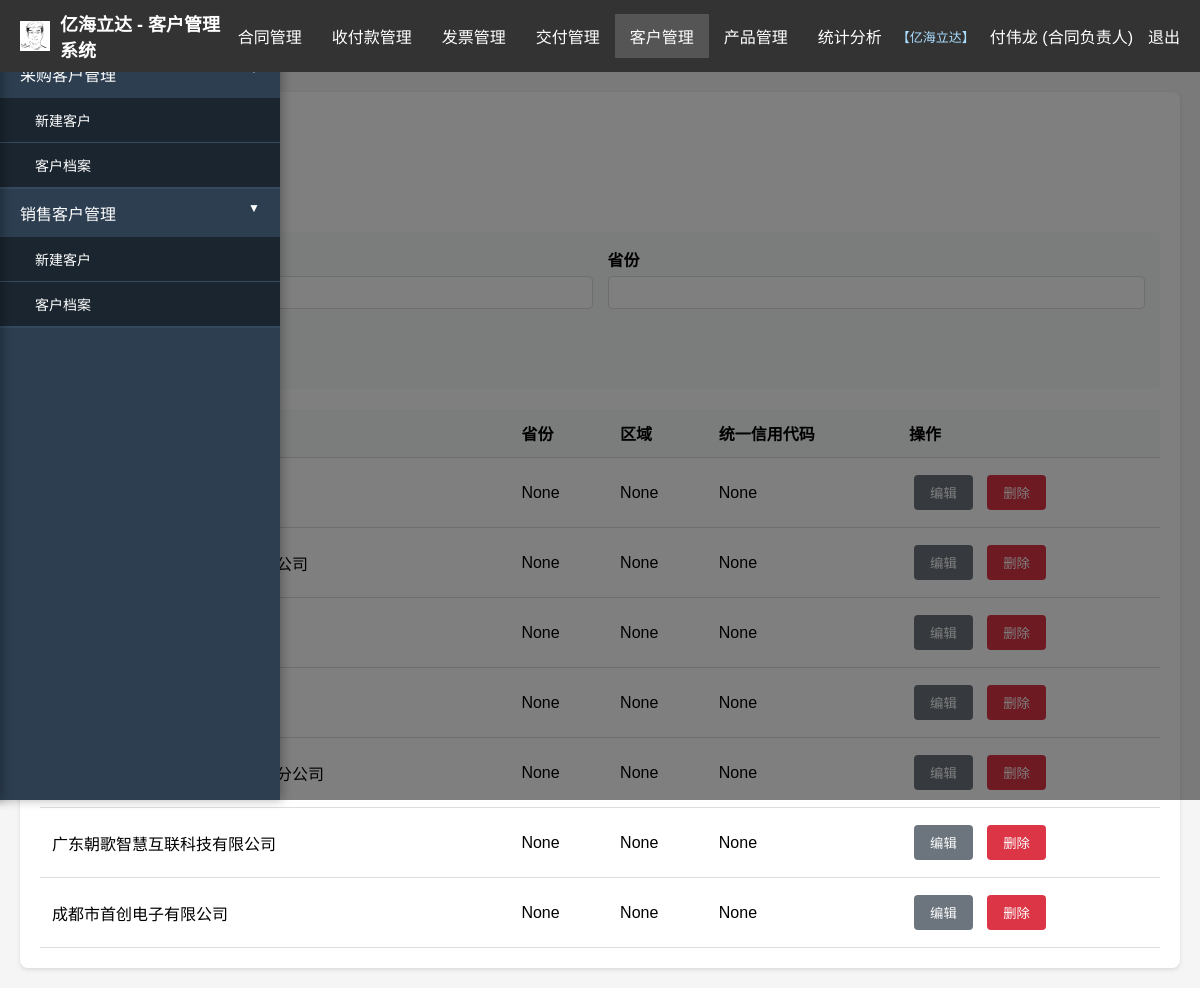
The app's page /customers (signed in) with its own data.
### models.py (models this page shows, shortened)
class TenantCustomer(db.Model):
    id = db.Column(db.Integer, primary_key=True)
    name = db.Column(db.String(200), nullable=False, unique=True)
    description = db.Column(db.String(500))
    created_at = db.Column(db.DateTime, default=datetime.utcnow)
    system_name = db.Column(db.String(200))
    company_name = db.Column(db.String(200))
    logo_file = db.Column(db.String(200))
    trial_expires_at = db.Column(db.DateTime, nullable=True)
    users = db.relationship('User', backref='tenant', lazy=True)

class User(db.Model):
    id = db.Column(db.Integer, primary_key=True)
    username = db.Column(db.String(50), nullable=False)
    __table_args__ = (db.UniqueConstraint('username', 'customer_id', name='uq_user_username_tenant'),)
    password_hash = db.Column(db.String(200), nullable=False)
    role = db.Column(db.String(50), nullable=False)
    permissions = db.Column(db.String(500))
    created_at = db.Column(db.DateTime, default=datetime.utcnow)
    customer_id = db.Column(db.Integer, db.ForeignKey('tenant_customer.id'), nullable=True)
    organization_id = db.Column(db.Integer, db.ForeignKey('organization.id'), nullable=True)

class Customer(db.Model):
    id = db.Column(db.Integer, primary_key=True)
    name = db.Column(db.String(200), nullable=False)
    province = db.Column(db.String(50))
    region = db.Column(db.String(50))
    credit_code = db.Column(db.String(100))
    created_at = db.Column(db.DateTime, default=datetime.utcnow)
    customer_id = db.Column(db.Integer, db.ForeignKey('tenant_customer.id'), nullable=True)
    business_type = db.Column(db.String(20), default='销售')

### app.py (the view)
@app.route('/customers')
@login_required
def customers():
    user_id = session.get('user_id')
    perms = get_user_function_permissions(user_id)
    has_customer_perm = any('客户' in p for p in perms)
    if not has_customer_perm and perms != 'all':
        flash('您没有客户管理权限，请联系管理员', 'warning')
        return redirect(url_for('index'))
    query = Customer.query
    customer_id = get_current_customer_id()
    if customer_id is not None:
        query = query.filter(Customer.customer_id == customer_id)
    if request.args.get('name'):
        query = query.filter(Customer.name.like(f"%{request.args.get('name')}%"))
    if request.args.get('province'):
        query = query.filter(Customer.province.like(f"%{request.args.get('province')}%"))
    customers = query.order_by(Customer.province, Customer.name).all()
    return render_template('customers.html', customers=customers)

### app.py (called while the page is built)
def get_current_customer_id():
    if 'user_id' not in session:
        return None
    user = db.session.get(User, session['user_id'])
    return user.customer_id if user else None

def get_user_function_permissions(user_id):
    user = db.session.get(User, user_id)
    if not user:
        return []
    if user.role == '超级管理员' or user.permissions == 'all':
        return 'all'
    permissions = set()
    if user.permissions:
        if user.permissions == 'all':
            return 'all'
        permissions.update(user.permissions.split(','))
    user_positions = UserPosition.query.filter_by(user_id=user_id).all()
    for up in user_positions:
        position = db.session.get(Position, up.position_id)
        if position and position.function_permissions:
            position_perms = position.function_permissions.split(',')
            permissions.update(position_perms)
    return list(permissions)

def login_required(f):
    @wraps(f)
    def decorated_function(*args, **kwargs):
        if 'user_id' not in session:
            flash('请先登录', 'warning')
            return redirect(url_for('login'))
        return f(*args, **kwargs)
    return decorated_function

### templates/customers.html (shortened to what this page needs)
{% extends "base.html" %}
{% block content %}
<h2>客户管理</h2>
<button onclick="document.getElementById('addForm').style.display='block'" class="btn btn-primary">添加客户</button>
<div style="background: #f8f9fa; padding: 15px; border-radius: 4px; margin: 20px 0;">
    <form method="GET" action="{{ url_for('customers') }}">
        <div class="form-row">
            <div class="form-group">
                <label>客户名称</label>
                <input type="text" name="name" value="{{ request.args.get('name', '') }}">
            </div>
            <div class="form-group">
                <label>省份</label>
                <input type="text" name="province" value="{{ request.args.get('province', '') }}">
            </div>
        </div>
        <button type="submit" class="btn btn-primary">筛选</button>
        <a href="{{ url_for('customers') }}" class="btn btn-secondary">清除</a>
    </form>
</div>
<table>
    <thead>
        <tr>
            <th>客户名称</th>
            <th>省份</th>
            <th>区域</th>
            <th>统一信用代码</th>
            <th>操作</th>
        </tr>
    </thead>
    <tbody>
        {% for customer in customers %}
        <tr>
            <td>{{ customer.name }}</td>
            <td>{{ customer.province }}</td>
            <td>{{ customer.region }}</td>
            <td>{{ customer.credit_code }}</td>
            <td>
                <button onclick="editCustomer({{ customer.id }}, '{{ customer.name }}', '{{ customer.province }}', '{{ customer.region }}', '{{ customer.credit_code }}')" class="btn btn-secondary">编辑</button>
                <form method="POST" action="{{ url_for('delete_customer', id=customer.id) }}" style="display:inline;">
                    <button type="submit" class="btn btn-danger" onclick="return confirm('确定删除？')">删除</button>
                </form>
            </td>
        </tr>
        {% endfor %}
    </tbody>
</table>
{% endblock %}

### templates/base.html (shortened to what this page needs)
<!DOCTYPE html>
<html lang="zh-CN">
<head>
    <link rel="stylesheet" href="https://cdn.jsdelivr.net/npm/flatpickr/dist/flatpickr.min.css">
</head>
<body>
    <div class="top-nav">
        <div class="logo">
            {% if company_logo_file %}<img src="{{ url_for('static', filename=company_logo_file) }}" alt="logo">{% endif %}
            {% if company_name %}{{ company_name }} - {% endif %}{{ system_name|default('客户管理系统') }}
        </div>
        <ul class="top-menu">
            {% if session.username == 'superadmin' %}
            <li><a href="{{ url_for('tenant_management') }}">租户管理</a></li>
            <li><a href="{{ url_for('sysconfig') }}">系统配置</a></li>
            {% else %}
            <li id="contractMenu">
                <a href="{{ url_for('index') }}">合同管理</a>
            </li>
            <li id="paymentMenu">
                <a href="{{ url_for('payments_list') }}">收付款管理</a>
            </li>
            <li id="invoiceMenu">
                <a href="{{ url_for('invoices_list') }}">发票管理</a>
            </li>
            <li id="deliveryMenu">
                <a href="{{ url_for('deliveries_list') }}">交付管理</a>
            </li>
            <li id="customerMenu">
                <a href="{{ url_for('customers') }}">客户管理</a>
            </li>
            <li id="productMenu">
                <a href="{{ url_for('products') }}">产品管理</a>
            </li>
            <li><a href="{{ url_for('statistics') }}">统计分析</a></li>
            {% endif %}
        </ul>
        <div class="user-info">
            {% if current_tenant_name %}
            <span style="color: #adf; font-size:13px;">【{{ current_tenant_name }}】</span>
            {% elif session.username == 'superadmin' %}
            <span style="color: #adf; font-size:13px;">【系统总后台】</span>
            {% endif %}
            <span>{{ session.username }} ({{ session.role }})</span>
            <a href="{{ url_for('logout') }}">退出</a>
        </div>
    </div>
    <div class="overlay" id="overlay" onclick="closeSidebar()"></div>
    <button class="sidebar-toggle-btn" id="sidebarToggleBtn" onclick="showSidebarFromButton()">
    </button>
    <aside class="sidebar-panel" id="sidebarCustomer">
        <ul class="sidebar-menu">
            <li class="menu-item-expandable active">
                <a onclick="toggleSubmenu(this)">采购客户管理</a>
                <ul class="submenu" style="display: block;">
                    <li><a href="{{ url_for('new_customer_with_type', business_type='采购') }}">新建客户</a></li>
                    <li><a href="{{ url_for('customer_archive', business_type='采购') }}">客户档案</a></li>
                </ul>
            </li>
            <li class="menu-item-expandable active">
                <a onclick="toggleSubmenu(this)">销售客户管理</a>
                <ul class="submenu" style="display: block;">
                    <li><a href="{{ url_for('new_customer_with_type', business_type='销售') }}">新建客户</a></li>
                    <li><a href="{{ url_for('customer_archive', business_type='销售') }}">客户档案</a></li>
                </ul>
            </li>
        </ul>
    </aside>
    <main class="main-content">
        <div class="container">
            {% block content %}{% endblock %}
        </div>
    </main>
</body>
</html>

### templates/base.html (style rules this page uses)
* { margin: 0; padding: 0; box-sizing: border-box; }
body { font-family: Arial, sans-serif; background: #f5f5f5; }
.top-nav { background: #333; padding: 10px 20px; display: flex; align-items: center; position: relative; z-index: 100; }
.top-nav .logo { color: white; font-size: 18px; font-weight: bold; margin-right: auto; display: flex; align-items: center; }
.top-nav .logo img { height: 30px; margin-right: 10px; }
.top-menu { display: flex; align-items: center; gap: 0; flex: 1; }
.top-menu > li { list-style: none; position: relative; }
.top-menu > li > a { display: block; padding: 10px 15px; color: white; text-decoration: none; white-space: nowrap; cursor: pointer; }
.top-menu > li.active > a { background: #555; }
.user-info { display: flex; align-items: center; gap: 15px; margin-left: auto; }
.user-info span, .user-info a { color: white; text-decoration: none; white-space: nowrap; }
.sidebar-panel { position: fixed; left: -280px; top: 50px; width: 280px; height: calc(100vh - 50px); background: #2c3e50; color: white; overflow-y: auto; transition: left 0.3s ease; z-index: 99; box-shadow: 2px 0 10px rgba(0,0,0,0.3); }
.sidebar-panel.open { left: 0; }
.sidebar-menu { list-style: none; padding: 0; }
.sidebar-menu li { border-bottom: 1px solid #34495e; }
.sidebar-menu a { display: block; padding: 12px 20px; color: white; text-decoration: none; transition: background 0.3s; }
.menu-item-expandable { position: relative; }
.menu-item-expandable > a { cursor: pointer; padding-right: 40px !important; }
.menu-item-expandable > a::after { content: '▼'; position: absolute; right: 20px; transition: transform 0.3s; font-size: 12px; }
.menu-item-expandable.active > a::after { content: '▼'; transform: rotate(0deg); }
.submenu { display: none; background: #1a252f; list-style: none; }
.menu-item-expandable.active > .submenu { display: block; }
.submenu a { padding-left: 35px; font-size: 14px; }
.overlay { position: fixed; top: 50px; left: 0; width: 100%; height: calc(100vh - 50px); background: rgba(0,0,0,0.5); display: none; z-index: 98; }
.overlay.show { display: block; }
.main-content { padding: 20px; transition: margin-left 0.3s ease; }
.container { max-width: 1400px; margin: 0 auto; background: white; padding: 20px; border-radius: 8px; box-shadow: 0 2px 4px rgba(0,0,0,0.1); }
h1, h2 { color: #333; margin-bottom: 20px; }
.btn { padding: 8px 16px; border: none; border-radius: 4px; cursor: pointer; text-decoration: none; display: inline-block; margin: 5px; }
.btn-primary { background: #007bff; color: white; }
.btn-secondary { background: #6c757d; color: white; }
.btn-danger { background: #dc3545; color: white; }
table { width: 100%; border-collapse: collapse; margin-top: 20px; }
th, td { padding: 12px; text-align: left; border-bottom: 1px solid #ddd; }
th { background: #f8f9fa; font-weight: bold; }
.form-group { margin-bottom: 15px; }
label { display: block; margin-bottom: 5px; font-weight: bold; }
input, select, textarea { width: 100%; padding: 8px; border: 1px solid #ddd; border-radius: 4px; }
.form-row { display: grid; grid-template-columns: 1fr 1fr; gap: 15px; }
.sidebar-toggle-btn { position: fixed; left: 10px; top: 70px; width: 40px; height: 40px; background: #007bff; color: white; border: none; border-radius: 50%; cursor: pointer; box-shadow: 0 2px 8px rgba(0,0,0,0.2); display: none; align-items: center; justify-content: center; font-size: 20px; z-index: 50; transition: all 0.3s; }
.sidebar-toggle-btn.show { display: flex; }

### records on screen
TenantCustomer: logo_file (picture), company_name "亿海立达", name "亿海立达"
User: username "付伟龙", role "合同负责人"
Customer: province "None", region "None", credit_code "None"
Customer: province "None", region "None", credit_code "None"
Customer: province "None", region "None", credit_code "None"
Customer: province "None", region "None", credit_code "None"
Customer: province "None", region "None", credit_code "None"
Customer: name "广东朝歌智慧互联科技有限公司", province "None", region "None", credit_code "None"
Customer: name "成都市首创电子有限公司", province "None", region "None", credit_code "None"

### other values on screen
{{ system_name|default('客户管理系统') }} "客户管理系统"
